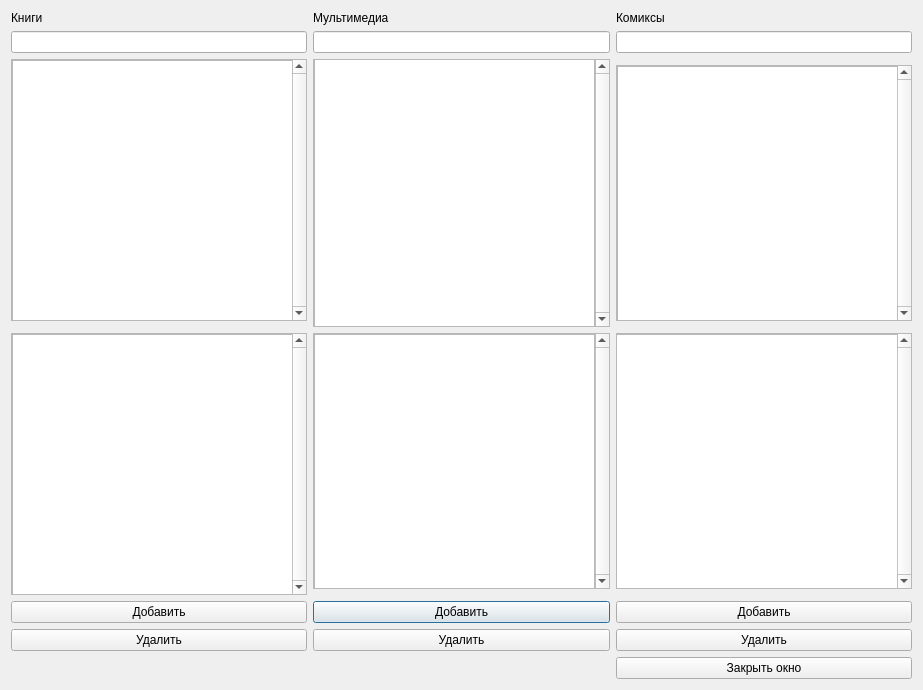
<?xml version="1.0" encoding="UTF-8"?>
<ui version="4.0">
 <class>resourse_window</class>
 <widget class="QDialog" name="resourse_window">
  <property name="geometry">
   <rect>
    <x>0</x>
    <y>0</y>
    <width>923</width>
    <height>690</height>
   </rect>
  </property>
  <property name="windowTitle">
   <string>Dialog</string>
  </property>
  <layout class="QGridLayout" name="gridLayout">
   <item row="7" column="3">
    <widget class="QPushButton" name="add_multi">
     <property name="text">
      <string>Добавить</string>
     </property>
    </widget>
   </item>
   <item row="9" column="5">
    <widget class="QPushButton" name="button_close">
     <property name="text">
      <string>Закрыть окно</string>
     </property>
    </widget>
   </item>
   <item row="0" column="3">
    <widget class="QLabel" name="label_2">
     <property name="text">
      <string>Мультимедиа</string>
     </property>
    </widget>
   </item>
   <item row="7" column="0">
    <widget class="QPushButton" name="add_book">
     <property name="text">
      <string>Добавить</string>
     </property>
    </widget>
   </item>
   <item row="8" column="5">
    <widget class="QPushButton" name="delet_comic">
     <property name="text">
      <string>Удалить</string>
     </property>
    </widget>
   </item>
   <item row="1" column="0">
    <widget class="QLineEdit" name="searchBookLine"/>
   </item>
   <item row="1" column="3">
    <widget class="QLineEdit" name="LineMultimedia"/>
   </item>
   <item row="0" column="5">
    <widget class="QLabel" name="label_3">
     <property name="text">
      <string>Комиксы</string>
     </property>
    </widget>
   </item>
   <item row="2" column="0" rowspan="2">
    <widget class="QScrollArea" name="scrollArea">
     <property name="verticalScrollBarPolicy">
      <enum>Qt::ScrollBarAlwaysOn</enum>
     </property>
     <property name="widgetResizable">
      <bool>true</bool>
     </property>
     <widget class="QWidget" name="scrollAreaWidgetContents_2">
      <property name="geometry">
       <rect>
        <x>0</x>
        <y>0</y>
        <width>282</width>
        <height>263</height>
       </rect>
      </property>
      <widget class="QListWidget" name="booklist">
       <property name="geometry">
        <rect>
         <x>0</x>
         <y>0</y>
         <width>282</width>
         <height>264</height>
        </rect>
       </property>
      </widget>
     </widget>
    </widget>
   </item>
   <item row="0" column="0">
    <widget class="QLabel" name="label">
     <property name="text">
      <string>Книги</string>
     </property>
    </widget>
   </item>
   <item row="1" column="5">
    <widget class="QLineEdit" name="LineComic">
     <property name="text">
      <string/>
     </property>
    </widget>
   </item>
   <item row="5" column="0" rowspan="2">
    <widget class="QScrollArea" name="scrollArea_4">
     <property name="verticalScrollBarPolicy">
      <enum>Qt::ScrollBarAlwaysOn</enum>
     </property>
     <property name="widgetResizable">
      <bool>true</bool>
     </property>
     <widget class="QWidget" name="scrollAreaWidgetContents_5">
      <property name="geometry">
       <rect>
        <x>0</x>
        <y>0</y>
        <width>282</width>
        <height>257</height>
       </rect>
      </property>
      <widget class="QListWidget" name="List_param">
       <property name="geometry">
        <rect>
         <x>0</x>
         <y>0</y>
         <width>281</width>
         <height>261</height>
        </rect>
       </property>
      </widget>
     </widget>
    </widget>
   </item>
   <item row="5" column="5">
    <widget class="QScrollArea" name="scrollArea_6">
     <property name="verticalScrollBarPolicy">
      <enum>Qt::ScrollBarAlwaysOn</enum>
     </property>
     <property name="widgetResizable">
      <bool>true</bool>
     </property>
     <widget class="QWidget" name="scrollAreaWidgetContents_7">
      <property name="geometry">
       <rect>
        <x>0</x>
        <y>0</y>
        <width>282</width>
        <height>257</height>
       </rect>
      </property>
      <widget class="QListWidget" name="comic_param">
       <property name="geometry">
        <rect>
         <x>-5</x>
         <y>0</y>
         <width>287</width>
         <height>259</height>
        </rect>
       </property>
      </widget>
     </widget>
    </widget>
   </item>
   <item row="5" column="3">
    <widget class="QScrollArea" name="scrollArea_5">
     <property name="verticalScrollBarPolicy">
      <enum>Qt::ScrollBarAlwaysOn</enum>
     </property>
     <property name="widgetResizable">
      <bool>true</bool>
     </property>
     <widget class="QWidget" name="scrollAreaWidgetContents_6">
      <property name="geometry">
       <rect>
        <x>0</x>
        <y>0</y>
        <width>281</width>
        <height>257</height>
       </rect>
      </property>
      <widget class="QListWidget" name="multimedia_param">
       <property name="geometry">
        <rect>
         <x>0</x>
         <y>0</y>
         <width>281</width>
         <height>259</height>
        </rect>
       </property>
      </widget>
     </widget>
    </widget>
   </item>
   <item row="8" column="3">
    <widget class="QPushButton" name="delet_multi">
     <property name="text">
      <string>Удалить</string>
     </property>
    </widget>
   </item>
   <item row="7" column="5">
    <widget class="QPushButton" name="addcomic">
     <property name="text">
      <string>Добавить</string>
     </property>
    </widget>
   </item>
   <item row="8" column="0">
    <widget class="QPushButton" name="delete_book">
     <property name="text">
      <string>Удалить</string>
     </property>
    </widget>
   </item>
   <item row="2" column="3" rowspan="3">
    <widget class="QScrollArea" name="scrollArea_2">
     <property name="verticalScrollBarPolicy">
      <enum>Qt::ScrollBarAlwaysOn</enum>
     </property>
     <property name="widgetResizable">
      <bool>true</bool>
     </property>
     <widget class="QWidget" name="scrollAreaWidgetContents_3">
      <property name="geometry">
       <rect>
        <x>0</x>
        <y>0</y>
        <width>281</width>
        <height>263</height>
       </rect>
      </property>
      <widget class="QListWidget" name="multimedialist">
       <property name="geometry">
        <rect>
         <x>0</x>
         <y>-4</y>
         <width>281</width>
         <height>271</height>
        </rect>
       </property>
      </widget>
     </widget>
    </widget>
   </item>
   <item row="3" column="5">
    <widget class="QScrollArea" name="scrollArea_3">
     <property name="verticalScrollBarPolicy">
      <enum>Qt::ScrollBarAlwaysOn</enum>
     </property>
     <property name="widgetResizable">
      <bool>true</bool>
     </property>
     <widget class="QWidget" name="scrollAreaWidgetContents_4">
      <property name="geometry">
       <rect>
        <x>0</x>
        <y>0</y>
        <width>282</width>
        <height>257</height>
       </rect>
      </property>
      <widget class="QListWidget" name="comiclist">
       <property name="geometry">
        <rect>
         <x>0</x>
         <y>0</y>
         <width>281</width>
         <height>259</height>
        </rect>
       </property>
      </widget>
     </widget>
    </widget>
   </item>
  </layout>
  <widget class="QWidget" name="">
   <property name="geometry">
    <rect>
     <x>0</x>
     <y>0</y>
     <width>100</width>
     <height>30</height>
    </rect>
   </property>
   <layout class="QGridLayout" name="gridLayout_2">
    <item row="0" column="0">
     <layout class="QHBoxLayout" name="horizontalLayout"/>
    </item>
   </layout>
  </widget>
 </widget>
 <resources/>
 <connections/>
</ui>
